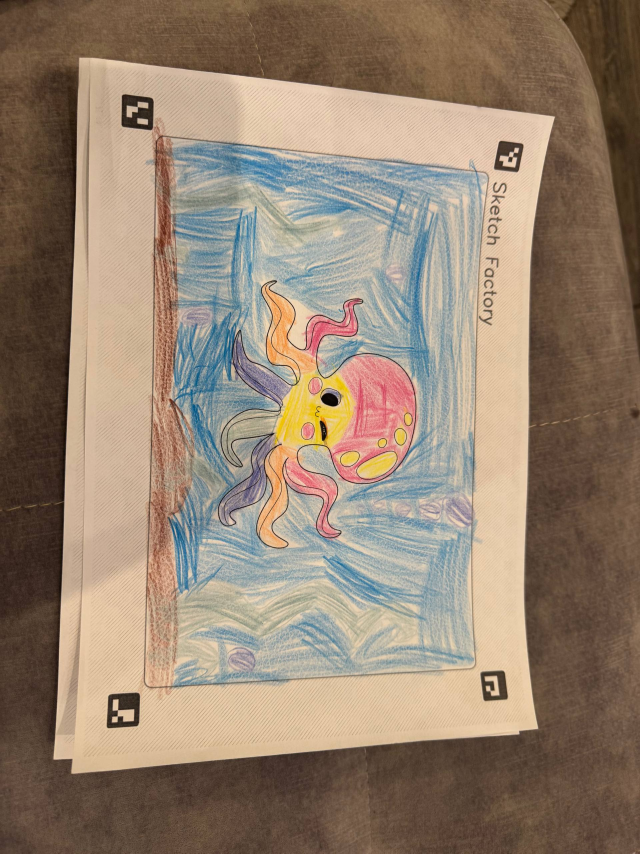
#> input picture pipeline/input/003_test3.jpg, 1920 x 2560 px, found by its file name (shown at 1/3 size)
$ jupyter execute 2_Alignment.ipynb   (shell and % lines are left out)
#> lines starting #> are read from the running program, lines starting #| are printed output that depends on the picture; after the words box and inside, x2 and y2 are one past the last pixel; in counts of white or black regions, pixels touching at a corner belong together
### dev/pipeline/utils.py
import cv2
import numpy as np
from pathlib import Path
from PIL import Image

from svg import SvgCharacter

try:
    from pillow_heif import register_heif_opener
    register_heif_opener()
#> (this line was passed over: pillow_heif is not available in this run)
except ImportError:
    pass


def _imread(path, flags=cv2.IMREAD_COLOR):
    """cv2.imread с fallback на PIL — поддержка HEIC/HEIF и прочих форматов,
    которые OpenCV нативно не читает."""
    img = cv2.imread(str(path), flags)
    if img is not None:
        return img
    try:
        pil = Image.open(str(path))
    except Exception:
        return None
    if flags == cv2.IMREAD_UNCHANGED and pil.mode in ("RGBA", "LA"):
        arr = np.array(pil.convert("RGBA"))
        return cv2.cvtColor(arr, cv2.COLOR_RGBA2BGRA)
    arr = np.array(pil.convert("RGB"))
    return cv2.cvtColor(arr, cv2.COLOR_RGB2BGR)


ARUCO_DICT = cv2.aruco.DICT_4X4_50


# ---------------------------------------------------------------------------
#  SVG → PNG
# ---------------------------------------------------------------------------

# [14 lines left out: function render_svg, not called in this run]


MARKER_IDS_BASE = [0, 1, 2]    # TL, TR, BR — общие
MARKER_IDS = [0, 1, 2, 3]      # TL, TR, BR, BL — дефолт для generate_template


# ---------------------------------------------------------------------------
#  Template geometry (pure math, no I/O)
# ---------------------------------------------------------------------------

# [233 lines left out: functions template_meta, _draw_hatching, generate_template, image_rect_from_svg, overlay_character, not called in this run]


# ---------------------------------------------------------------------------
#  3. Alignment pipeline
# ---------------------------------------------------------------------------

def detect_and_align(img_path):
    """Detect ArUco markers on photo, warp to canonical canvas coordinates.

    Геометрия берётся из config (CANVAS_H/W, MARKER_CENTERS).
    """
    from config import CANVAS_H, CANVAS_W, MARKER_CENTERS

    img = _imread(str(img_path))
    if img is None:
        raise FileNotFoundError(f"Cannot read: {img_path}")

    aruco_dict = cv2.aruco.getPredefinedDictionary(ARUCO_DICT)
    detector = cv2.aruco.ArucoDetector(aruco_dict)
    corners, ids, _ = detector.detectMarkers(img)

    if ids is None or len(ids) < 4:
        found = 0 if ids is None else len(ids)
        raise ValueError(f"Expected 4 markers, found {found}")

    detected = {int(mid): corners[i][0].mean(axis=0)
                for i, mid in enumerate(ids.flatten())}

    # BL — любой ID кроме базовых (3 для 001, 4 для 002, ...)
    bl_candidates = set(detected.keys()) - set(MARKER_IDS_BASE)
    if not bl_candidates:
        raise ValueError("BL-маркер не найден (детектированы только TL/TR/BR)")
    bl_id = bl_candidates.pop()
    marker_ids = MARKER_IDS_BASE + [bl_id]

    src_pts = np.array([detected[mid] for mid in marker_ids], dtype=np.float32)
    dst_pts = np.array(MARKER_CENTERS, dtype=np.float32)

    M = cv2.getPerspectiveTransform(src_pts, dst_pts)
    aligned = cv2.warpPerspective(
        img, M, (CANVAS_W, CANVAS_H), borderValue=(255, 255, 255)
    )

    return {"aligned": aligned, "matrix": M, "detected_centers": src_pts, "bl_id": bl_id}


def alignment_error(aligned_img):
    """Re-detect marker corners on aligned image, compare to expected.

    Returns (mean_err, errors) in pixels.
    <1px excellent, 1-3px good, >3px consider retaking.
    """
    from config import CANVAS_H, CANVAS_W, MARKER_PX, MARGIN

    aruco_dict = cv2.aruco.getPredefinedDictionary(ARUCO_DICT)
    detector = cv2.aruco.ArucoDetector(aruco_dict)
    corners, ids, _ = detector.detectMarkers(aligned_img)

    if ids is None:
        return float("inf"), []

    positions = [
        (MARGIN, MARGIN),
        (CANVAS_W - MARGIN - MARKER_PX, MARGIN),
        (CANVAS_W - MARGIN - MARKER_PX, CANVAS_H - MARGIN - MARKER_PX),
        (MARGIN, CANVAS_H - MARGIN - MARKER_PX),
    ]

    # BL ID меняется per-character — определяем из найденных
    found_ids = {int(m) for m in ids.flatten()}
    bl_candidates = found_ids - set(MARKER_IDS_BASE)
    marker_ids = MARKER_IDS_BASE + ([bl_candidates.pop()] if bl_candidates else [])

    expected_corners = {}
    for mid, (px, py) in zip(marker_ids, positions):
        expected_corners[mid] = np.array([
            [px, py], [px + MARKER_PX, py],
            [px + MARKER_PX, py + MARKER_PX], [px, py + MARKER_PX],
        ], dtype=np.float32)

    errors = []
    for i, mid in enumerate(ids.flatten()):
        mid = int(mid)
        if mid in expected_corners:
            for d, e in zip(corners[i][0], expected_corners[mid]):
                errors.append(float(np.linalg.norm(d - e)))

    mean_err = np.mean(errors) if errors else float("inf")
    return mean_err, errors


# [556 lines left out: functions extract_colored, correct_photo, transfer_color, _load_display_base, markup_skeleton, draw_skeleton and 11 more, not called in this run]


# ---------------------------------------------------------------------------
#  Превью движения по сцене
# ---------------------------------------------------------------------------

DEFAULT_MOTION = {
    "facing": 180,
    "direction": 180,
    "flip": False,
    "swim_duration": 8,
    "bob_range": [40, 55],
    "tilt": 8,
    "tilt_duration": 3,
}


# [102 lines left out: function preview_motion, not called in this run]

### dev/pipeline/2_Alignment.ipynb
[cell 1]

import cv2
import numpy as np
from pathlib import Path
from PIL import Image
import matplotlib.pyplot as plt

from config import TEMPLATES_DIR, INPUT_DIR, OUTPUT_DIR
from utils import detect_and_align, alignment_error

# --- что обрабатываем ---
CHAR_ID = "003"
PHOTO_NAME = "003_test3.jpg"

# --- derived ---
CHAR_DIR = TEMPLATES_DIR / CHAR_ID
PHOTO_PATH = INPUT_DIR / PHOTO_NAME
STEM = Path(PHOTO_NAME).stem

[cell 2]
# Прогон алгоритма
result = detect_and_align(str(PHOTO_PATH))
#> in _imread, img is the input picture: shape (2560, 1920, 3); mean B, G, R 112.1, 130.3, 148.9
#> in detect_and_align, `corners, ids, _ = detector.detectMarkers(img)`: corners = ([[417, 2080], [414, 2175], [322, 2183], [326, 2086]], [[458, 297], [455, 389], [366, 378], [368, 284]], [[1569, 434], [1551, 516], [1482, 506], [1499, 424]], [[1509, 2012], [1521, 2097], [1454, 2102], [1442, 2018]]); ids = [2, 3, 0, 1]
#> in detect_and_align, `detected = {int(mid): corners[i][0].mean(axis=0) for i, mid in enumera..`: detected = {2: [369.8, 2131], 3: [411.8, 337], 0: [1525.2, 470], 1: [1481.5, 2057.2]}
#> in detect_and_align, `bl_candidates = set(detected.keys()) - set(MARKER_IDS_BASE)`: bl_candidates = 1 item
#> in detect_and_align, `bl_id = bl_candidates.pop()`: bl_id = 3
#> in detect_and_align, `marker_ids = MARKER_IDS_BASE + [bl_id]`: marker_ids = [0, 1, 2, 3]
#> in detect_and_align, `src_pts = np.array([detected[mid] for mid in marker_ids], dtype=np.flo..`: src_pts = [[1525.2, 470], [1481.5, 2057.2], [369.8, 2131], [411.8, 337]]
#> in detect_and_align, `M = cv2.getPerspectiveTransform(src_pts, dst_pts)`: M = [[-0.108, 0.821, -136.4], [-0.901, -0.0252, 1471], [-9.86e-05, -5.87e-06, 1]]
#> in detect_and_align, `aligned = cv2.warpPerspective( img, M, (CANVAS_W, CANVAS_H), borderVal..`:
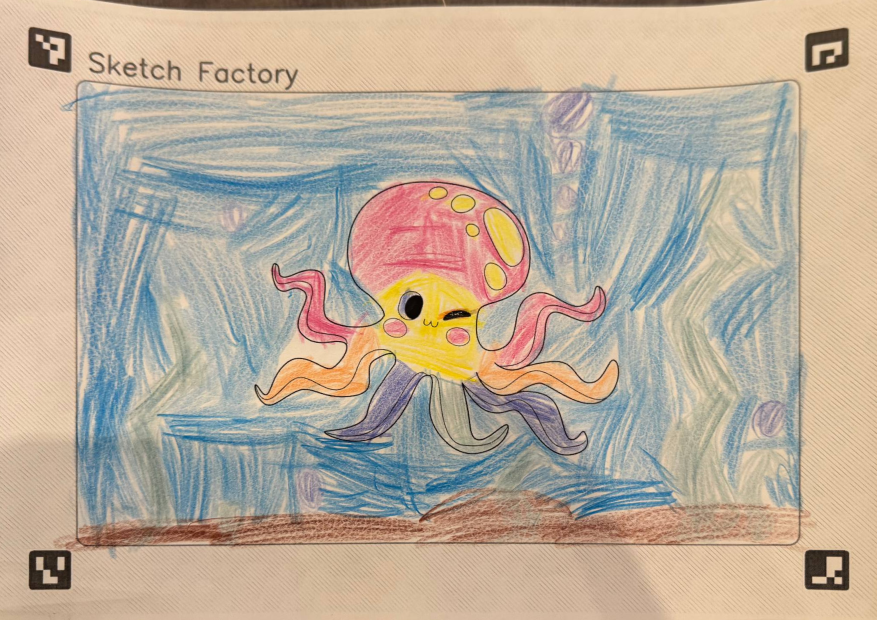
#> aligned: shape (1240, 1754, 3) (shown at 1/2 size); mean B, G, R 154.8, 172.1, 186.3
#> result = 4 items
aligned = result["aligned"]
bl_id = result["bl_id"]
#> bl_id = 3
err, _ = alignment_error(aligned)
#> in alignment_error, `corners, ids, _ = detector.detectMarkers(aligned_img)`: corners = ([[1612, 1102], [1695, 1102], [1696, 1179], [1614, 1178]], [[59, 55], [141, 70], [140, 144], [58, 128]], [[1611, 72], [1696, 57], [1696, 128], [1613, 143]], [[60, 1103], [140, 1103], [140, 1176], [61, 1178]]); ids = [2, 0, 1, 3]
#> in alignment_error, `found_ids = {int(m) for m in ids.flatten()}`: found_ids = 4 items
#> in alignment_error, `bl_candidates = found_ids - set(MARKER_IDS_BASE)`: bl_candidates = 1 item
#> in alignment_error, `marker_ids = MARKER_IDS_BASE + ([bl_candidates.pop()] if bl_candidates..`: marker_ids = [0, 1, 2, 3]
#> the loop in alignment_error, `for mid, (px, py) in zip(marker_ids, positions):` made 4 passes
#> (px, py) on passes 1 to 4: (60, 60), (1614, 60), (1614, 1100), (60, 1100)
#> after the loop in alignment_error, `for mid, (px, py) in zip(marker_ids, positions):`: expected_corners = {0: [[60, 60], [140, 60], [140, 140], [60, 140]], 1: [[1614, 60], [1694, 60], [1694, 140], [1614, 140]], 2: [[1614, 1100], [1694, 1100], [1694, 1180], [1614, 1180]], 3: [[60, 1100], [140, 1100], [140, 1180], [60, 1180]]}
#> the loop in alignment_error, `for i, mid in enumerate(ids.flatten()):` made 4 passes
#> mid on passes 1 to 4: 2, 0, 1, 3
#> after the loop in alignment_error, `for i, mid in enumerate(ids.flatten()):`: errors = [2.83, 2.24, 2.24, 2, 5.1, 10.05, 4, 12.17, 12.37, 3.61, 12.17, 3.16, 3, 3, 4, 2.24]
#> in alignment_error, `mean_err = np.mean(errors) if errors else float("inf")`: mean_err = 5.26
#> err = 5.26

quality = "отлично" if err < 1 else "хорошо" if err < 3 else "плохо — перефоткай"
#> quality = 'плохо — перефоткай'
print(f"BL marker = {bl_id} (ожидали {int(CHAR_ID)+2}), alignment error = {err:.2f} px — {quality}")
#| BL marker = 3 (ожидали 5), alignment error = 5.26 px — плохо — перефоткай

# Визуал до/после
original = cv2.imread(str(PHOTO_PATH))
fig, axes = plt.subplots(1, 2, figsize=(14, 5))
axes[0].imshow(cv2.cvtColor(original, cv2.COLOR_BGR2RGB))
axes[0].axis("off")
axes[0].set_title(f"До: {PHOTO_NAME} ({original.shape[1]}×{original.shape[0]})")

axes[1].imshow(cv2.cvtColor(aligned, cv2.COLOR_BGR2RGB))
axes[1].axis("off")
axes[1].set_title(f"После: aligned ({aligned.shape[1]}×{aligned.shape[0]})")
plt.tight_layout(); plt.show()
#> after `plt.tight_layout()`:
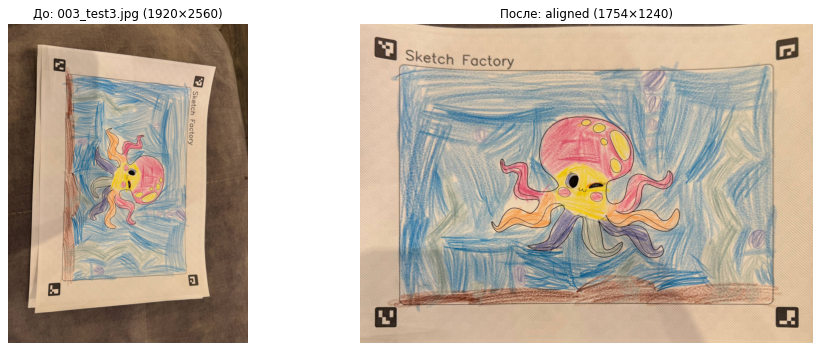
#> figure drawn by matplotlib, 2 panels

[cell 3]
# Контрольный overlay: aligned ⊕ reference (50/50 blend)
# Если маркеры двоятся — warp кривой. Если чёткие — всё ок.
ref = cv2.imread(str(CHAR_DIR / "template.png"))
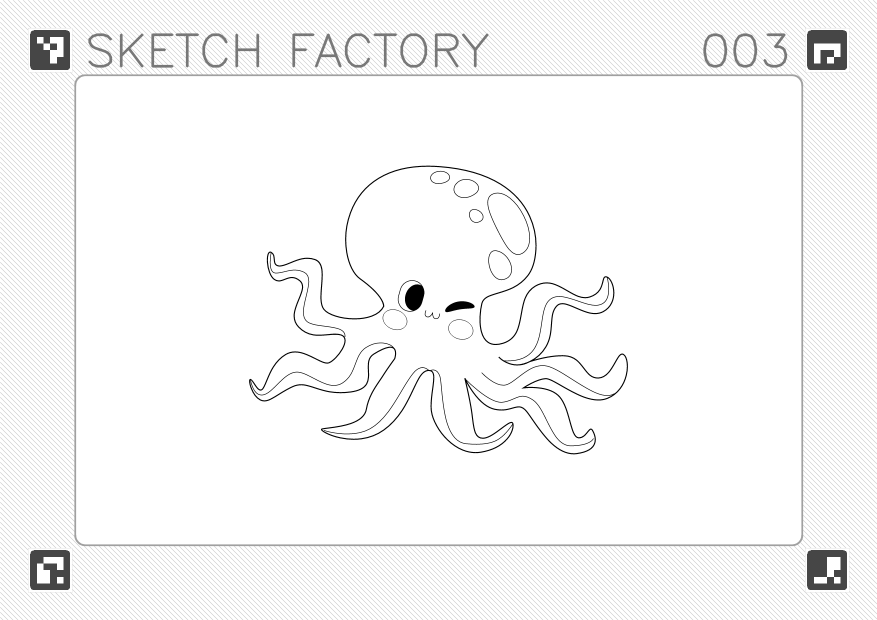
#> input picture dev/pipeline/templates/003/template.png, 1754 x 1240 px (shown at 1/2 size)
#> ref is the input picture: shape (1240, 1754, 3); min 0, max 255, mean 246.6
blend = cv2.addWeighted(aligned, 0.5, ref, 0.5, 0)
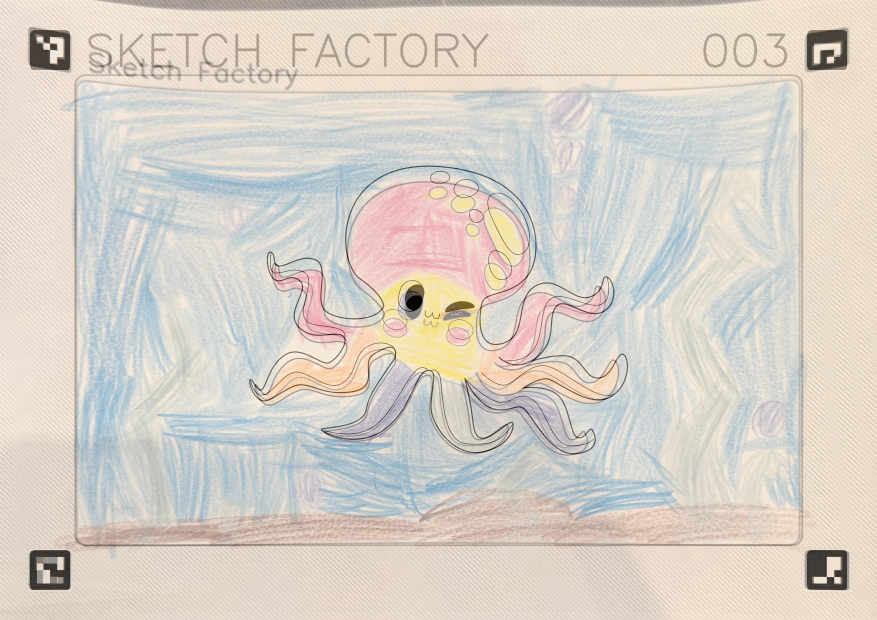
#> blend: shape (1240, 1754, 3) (shown at 1/2 size); mean B, G, R 200.7, 209.4, 216.5

# Детектированные углы маркеров на aligned (красные точки)
from utils import ARUCO_DICT
detector = cv2.aruco.ArucoDetector(cv2.aruco.getPredefinedDictionary(ARUCO_DICT))
corners, _, _ = detector.detectMarkers(aligned)
annotated = blend.copy()
for c in corners:
    for pt in c[0]:
        cv2.circle(annotated, tuple(pt.astype(int)), 6, (0, 0, 255), 2)
#> this loop made 4 passes
#> c on passes 1 to 4: [[1612, 1102], [1695, 1102], [1696, 1179], [1614, 1178]], [[59, 55], [141, 70], [140, 144], [58, 128]], [[1611, 72], [1696, 57], [1696, 128], [1613, 143]], [[60, 1103], [140, 1103], [140, 1176], [61, 1178]]
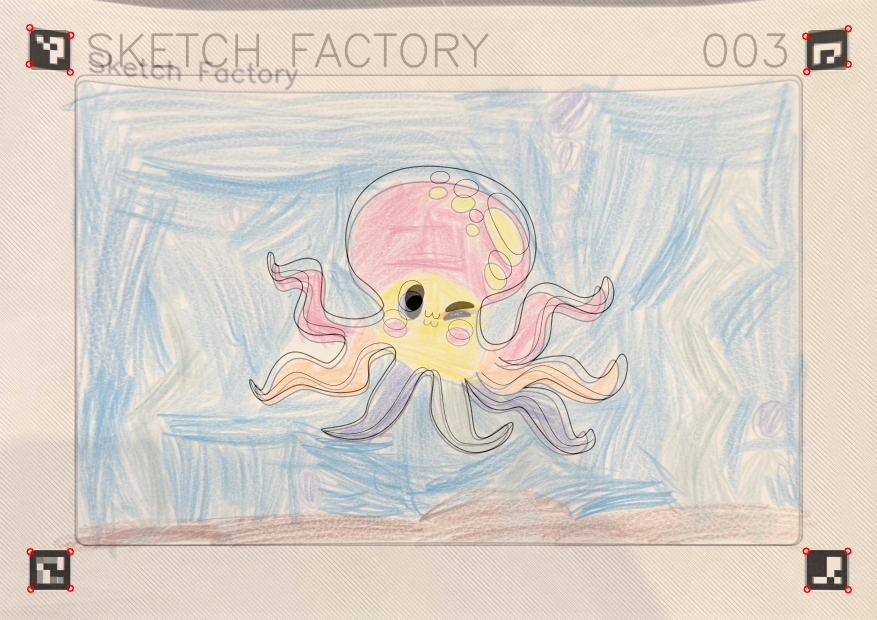
#> annotated: shape (1240, 1754, 3) (shown at 1/2 size); 0.08% of pixels changed, all inside (x1, y1, x2, y2) = (51, 48, 1704, 1187)

plt.figure(figsize=(10, 6))
plt.imshow(cv2.cvtColor(annotated, cv2.COLOR_BGR2RGB))
plt.axis("off")
plt.title(f"Overlay: aligned ⊕ reference  (err={err:.2f} px)")
plt.show()

[cell 4]
out_path = OUTPUT_DIR / f"stage2_aligned_{STEM}.png"
cv2.imwrite(str(out_path), aligned)
print(f"Сохранено: {out_path}")
